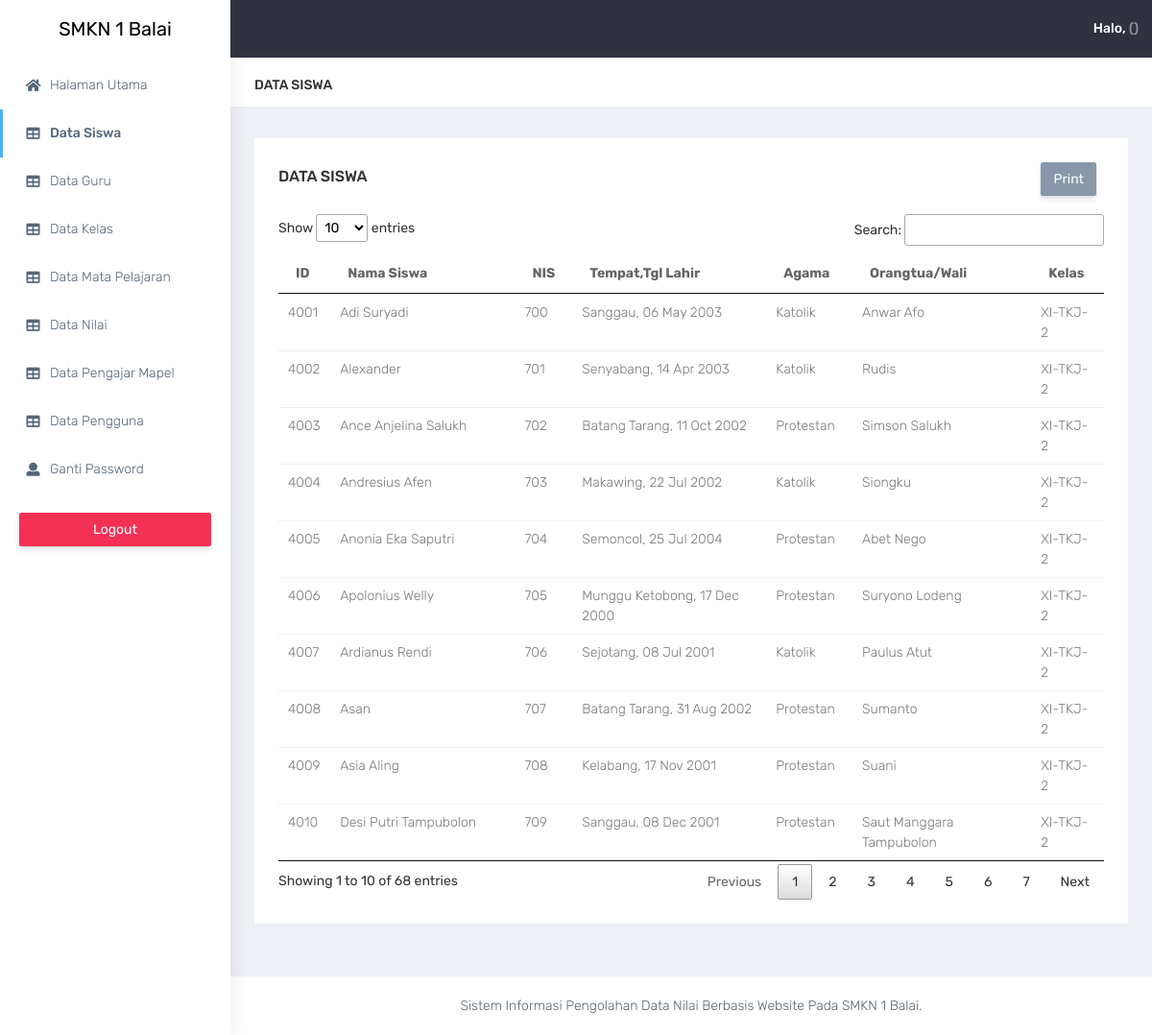
/admin/index?m=siswa, run on the app's committed database.
### tables this page shows
CREATE TABLE `tbl_siswa` (
  `id_siswa` int(4) NOT NULL,
  `nama_siswa` varchar(80) NOT NULL,
  `nis` varchar(5) NOT NULL,
  `nisn` varchar(20) NOT NULL,
  `tmp_lahir` varchar(100) NOT NULL,
  `tgl_lahir` date NOT NULL,
  `jenis_kelamin` varchar(20) DEFAULT NULL,
  `agama` varchar(20) NOT NULL,
  `nama_ortu` varchar(80) NOT NULL,
  `id_kelas` int(4) NOT NULL,
  `keterangan` varchar(1000) DEFAULT NULL
);

CREATE TABLE `tbl_kelas` (
  `id_kelas` int(4) NOT NULL,
  `jurusan` varchar(50) NOT NULL,
  `jenjang` varchar(10) NOT NULL,
  `kelas` varchar(10) NOT NULL,
  `id_guru` int(4) NOT NULL
);

### includes/config.php (called while the page is built)
<?php
$config["server"]='localhost';
$config["username"]='root';
$config["password"]='';
$config["database_name"]='sk_sisfosmkn01';
?>

### includes/functions.php (called while the page is built, shortened)
<?php
include 'config.php';
include 'db.php';
$db = new DB($config['server'], $config['username'], $config['password'], $config['database_name']);

### includes/db.php (called while the page is built, shortened)
<?php
class DB{
    var $conn = null;
    public function __construct($host, $username, $passwd, $dbname){
        $this->conn = mysqli_connect($host, $username, $passwd, $dbname);
    }
    public function query($sql){
        $query = mysqli_query($this->conn, $sql) or die('<pre>Error mysqli_query: ' . mysqli_error($this->conn) . '<br />' . $sql . '</pre>');
        return $query;
    }
    public function get_results($sql){
        $query = $this->query($sql);
        $arr = array();
        while($row = mysqli_fetch_object($query)){
            $arr[] = $row;
        }
        return $arr;
    }
}

### admin/siswa.php (the view, shortened to what this page needs)
 <div class="page-breadcrumb bg-white my-2">
    <div class="row align-items-center">
        <div class="col-lg-3 col-md-4 col-sm-4 col-xs-12">
            <h4 class="page-title text-uppercase font-medium font-14">Data Siswa</h4>
        </div>
    </div>
</div>
<?php
  $data_siswa = $db->get_results("SELECT tbl_siswa.* , tbl_kelas.*  FROM tbl_siswa LEFT JOIN tbl_kelas ON tbl_siswa.id_kelas=tbl_kelas.id_kelas");
?>
<div class="container-fluid">
    <div class="row">
        <div class="col-sm-12">
            <div class="white-box">
                <div class=" d-flex justify-content-between  mb-3">
                    <h3 class="box-title">Data Siswa</h3>
                    <div>
                        <a href="index?m=cetak_siswa_kelas" class="btn btn-secondary mr-2">Print</a>
                    </div>
                </div>
                <div class="table-responsive">
                    <table class="table" id="myDataTable">
                        <thead>
                            <tr>
                                <th class="border-top-0">ID</th>
                                <th class="border-top-0">Nama Siswa</th>
                                <th class="border-top-0">NIS</th>
                                <th class="border-top-0">Tempat,Tgl Lahir</th>
                                <th class="border-top-0">Agama</th>
                                <th class="border-top-0">Orangtua/Wali</th>
                                <th class="border-top-0">Kelas</th>
                            </tr>
                        </thead>
                        <tbody>
                            <?php if (count($data_siswa) < 1) : ?>
                                <tr><td colspan="9" class="text-center">Tidak ada data</td></tr>
                            <?php else: ?>
                                <?php foreach ($data_siswa as $siswa): ?>
                                    <tr>
                                        <td><?= $siswa->id_siswa ?></td>
                                        <td><?= $siswa->nama_siswa ?></td>
                                        <td><?= $siswa->nis ?></td>
                                        <td><?= $siswa->tmp_lahir.', '.date('d M Y', strtotime($siswa->tgl_lahir)); ?></td>
                                        <td><?= $siswa->agama ?></td>
                                        <td><?= $siswa->nama_ortu ?></td>
                                        <td><?= $siswa->jenjang.'-'.$siswa->jurusan.'-'.$siswa->kelas ?></td>
                                    </tr>
                                <?php endforeach ?>
                            <?php endif; ?>
                        </tbody>
                    </table>
                </div>
            </div>
        </div>
    </div>
</div>

### partials/html_head_template.php (shortened to what this page needs)
<!DOCTYPE html>
<html dir="ltr" lang="en">
<head>
    <link rel="stylesheet" type="text/css" href="../css/dataTables.css">
   <link href="../css/ample-admin/style.min.css" rel="stylesheet">
</head>
<body>
	<div id="main-wrapper" data-layout="vertical" data-navbarbg="skin5" data-sidebartype="full"
        data-sidebar-position="absolute" data-header-position="absolute" data-boxed-layout="full">

### partials/header.php (shortened to what this page needs)
<header class="topbar" data-navbarbg="skin5">
    <nav class="navbar top-navbar navbar-expand-md navbar-dark">
        <div class="navbar-header" data-logobg="skin6">
            <a class="navbar-brand" href="index">
                <span style="color: black; font-size: 20px; margin: auto;">SMKN 1 Balai</span>
            </a>
        </div>
        <div class="navbar-collapse collapse" id="navbarSupportedContent" data-navbarbg="skin5">
            <ul class="navbar-nav ml-auto d-flex align-items-center">
                <li>
                    <a class="profile-pic" href="#">
                        <span class="text-white font-medium">Halo, <?= ucwords($_SESSION['nama']).' <span class="text-muted">('.ucwords($_SESSION['status']).')</span>'?></span>
                    </a>
                </li>
            </ul>
        </div>
    </nav>
</header>

### admin/index.php (shortened to what this page needs)
<?php session_start(); require_once'../includes/functions.php';
?>
<?php require_once '../partials/html_head_template.php'; ?>
<?php include '../partials/header.php'; ?>
<aside class="left-sidebar" data-sidebarbg="skin6">
    <div class="scroll-sidebar">
        <nav class="sidebar-nav">
            <ul id="sidebarnav">
                <li class="sidebar-item">
                    <a class="sidebar-link waves-effect waves-dark sidebar-link"
                        href="index" aria-expanded="false">
                        <i class="fas fa-home" aria-hidden="true"></i>
                        <span class="hide-menu">Halaman Utama</span>
                    </a>
                </li>
                <li class="sidebar-item">
                    <a class="sidebar-link waves-effect waves-dark sidebar-link"
                        href="index?m=siswa" aria-expanded="false">
                        <i class="fa fa-table" aria-hidden="true"></i>
                        <span class="hide-menu">Data Siswa</span>
                    </a>
                </li>
                <li class="sidebar-item">
                    <a class="sidebar-link waves-effect waves-dark sidebar-link"
                        href="index?m=guru" aria-expanded="false">
                        <i class="fa fa-table" aria-hidden="true"></i>
                        <span class="hide-menu">Data Guru</span>
                    </a>
                </li>
                <li class="sidebar-item">
                    <a class="sidebar-link waves-effect waves-dark sidebar-link"
                        href="index?m=kelas" aria-expanded="false">
                        <i class="fa fa-table" aria-hidden="true"></i>
                        <span class="hide-menu">Data Kelas</span>
                    </a>
                </li>
                <li class="sidebar-item">
                    <a class="sidebar-link waves-effect waves-dark sidebar-link"
                        href="index?m=mapel" aria-expanded="false">
                        <i class="fa fa-table" aria-hidden="true"></i>
                        <span class="hide-menu">Data Mata Pelajaran</span>
                    </a>
                </li>
                <li class="sidebar-item">
                    <a class="sidebar-link waves-effect waves-dark sidebar-link"
                        href="index?m=nilai" aria-expanded="false">
                        <i class="fa fa-table" aria-hidden="true"></i>
                        <span class="hide-menu">Data Nilai</span>
                    </a>
                </li>
                <li class="sidebar-item">
                    <a class="sidebar-link waves-effect waves-dark sidebar-link"
                        href="index?m=pengajar_mapel" aria-expanded="false">
                        <i class="fa fa-table" aria-hidden="true"></i>
                        <span class="hide-menu">Data Pengajar Mapel</span>
                    </a>
                </li>
                <?php if ($_SESSION['status'] != 'kepala sekolah'): ?>
                <li class="sidebar-item">
                    <a class="sidebar-link waves-effect waves-dark sidebar-link"
                        href="index?m=pengguna" aria-expanded="false">
                        <i class="fa fa-table" aria-hidden="true"></i>
                        <span class="hide-menu">Data Pengguna</span>
                    </a>
                </li>
                <?php endif ?>
                <li class="sidebar-item">
                    <a class="sidebar-link waves-effect waves-dark sidebar-link"
                        href="index?m=ganti_password" aria-expanded="false">
                        <i class="fa fa-user" aria-hidden="true"></i>
                        <span class="hide-menu">Ganti Password</span>
                    </a>
                </li>
                <li class="text-center p-20 upgrade-btn">
                    <a href="../logout" class="btn btn-block btn-danger text-white" onclick="return confirm('Yakin ingin logout?') ">Logout</a>
                </li>
            </ul>
        </nav>
    </div>
</aside>
<div class="page-wrapper" style="min-height: 250px;">
<?php
        if(isset($_GET['m'])){
            $page = $_GET['m'].".php";
            if (file_exists($page)) {
                include $page;
            }else{
                include "../404.php";
            }
        }else{
            include "../home.php";
        }
?>
<?php include '../partials/footer.php'; ?>
</div>
<?php include '../partials/html_body_template.php'; ?>

### partials/footer.php
<footer class="footer text-center">Sistem Informasi Pengolahan Data Nilai Berbasis Website Pada SMKN 1 Balai.</footer>

### partials/html_body_template.php (shortened to what this page needs)
</div>
</body>
</html>

### css/dataTables.css (style rules this page uses)
table.dataTable { width: 100%; margin: 0 auto; clear: both; border-collapse: separate; border-spacing: 0; }
table.dataTable thead th, table.dataTable tfoot th { font-weight: bold; }
table.dataTable thead th, table.dataTable thead td { padding: 10px 18px; border-bottom: 1px solid #111; }
table.dataTable thead .sorting, table.dataTable thead .sorting_asc, table.dataTable thead .sorting_desc, table.dataTable thead .sorting_asc_disabled, table.dataTable thead .sorting_desc_disabled { cursor: pointer; *cursor: hand; background-repeat: no-repeat; background-position: center right; }
table.dataTable thead .sorting { background-image: url("../images/sort_both.png"); }
table.dataTable thead .sorting_asc { background-image: url("../images/sort_asc.png"); }
table.dataTable tbody tr { background-color: #ffffff; }
table.dataTable tbody th, table.dataTable tbody td { padding: 8px 10px; }
table.dataTable.no-footer { border-bottom: 1px solid #111; }
table.dataTable, table.dataTable th, table.dataTable td { box-sizing: content-box; }

### data on the page
tbl_siswa: id_siswa "4001", nama_siswa "Adi Suryadi", nis "700", tmp_lahir "Sanggau", tgl_lahir "06 May 2003", agama "Katolik", nama_ortu "Anwar Afo", id_kelas.jenjang "XI", id_kelas.jurusan "TKJ", id_kelas.kelas "2"
tbl_siswa: id_siswa "4002", nama_siswa "Alexander", nis "701", tmp_lahir "Senyabang", tgl_lahir "14 Apr 2003", agama "Katolik", nama_ortu "Rudis", id_kelas.jenjang "XI", id_kelas.jurusan "TKJ", id_kelas.kelas "2"
tbl_siswa: id_siswa "4003", nama_siswa "Ance Anjelina Salukh", nis "702", tmp_lahir "Batang Tarang", tgl_lahir "11 Oct 2002", agama "Protestan", nama_ortu "Simson Salukh", id_kelas.jenjang "XI", id_kelas.jurusan "TKJ", id_kelas.kelas "2"
tbl_siswa: id_siswa "4004", nama_siswa "Andresius Afen", nis "703", tmp_lahir "Makawing", tgl_lahir "22 Jul 2002", agama "Katolik", nama_ortu "Siongku", id_kelas.jenjang "XI", id_kelas.jurusan "TKJ", id_kelas.kelas "2"
tbl_siswa: id_siswa "4005", nama_siswa "Anonia Eka Saputri", nis "704", tmp_lahir "Semoncol", tgl_lahir "25 Jul 2004", agama "Protestan", nama_ortu "Abet Nego", id_kelas.jenjang "XI", id_kelas.jurusan "TKJ", id_kelas.kelas "2"
tbl_siswa: id_siswa "4006", nama_siswa "Apolonius Welly", nis "705", tmp_lahir "Munggu Ketobong", tgl_lahir "17 Dec 2000", agama "Protestan", nama_ortu "Suryono Lodeng", id_kelas.jenjang "XI", id_kelas.jurusan "TKJ", id_kelas.kelas "2"
tbl_siswa: id_siswa "4007", nama_siswa "Ardianus Rendi", nis "706", tmp_lahir "Sejotang", tgl_lahir "08 Jul 2001", agama "Katolik", nama_ortu "Paulus Atut", id_kelas.jenjang "XI", id_kelas.jurusan "TKJ", id_kelas.kelas "2"
tbl_siswa: id_siswa "4008", nama_siswa "Asan", nis "707", tmp_lahir "Batang Tarang", tgl_lahir "31 Aug 2002", agama "Protestan", nama_ortu "Sumanto", id_kelas.jenjang "XI", id_kelas.jurusan "TKJ", id_kelas.kelas "2"
tbl_siswa: id_siswa "4009", nama_siswa "Asia Aling", nis "708", tmp_lahir "Kelabang", tgl_lahir "17 Nov 2001", agama "Protestan", nama_ortu "Suani", id_kelas.jenjang "XI", id_kelas.jurusan "TKJ", id_kelas.kelas "2"
tbl_siswa: id_siswa "4010", nama_siswa "Desi Putri Tampubolon", nis "709", tmp_lahir "Sanggau", tgl_lahir "08 Dec 2001", agama "Protestan", nama_ortu "Saut Manggara Tampubolon", id_kelas.jenjang "XI", id_kelas.jurusan "TKJ", id_kelas.kelas "2"
